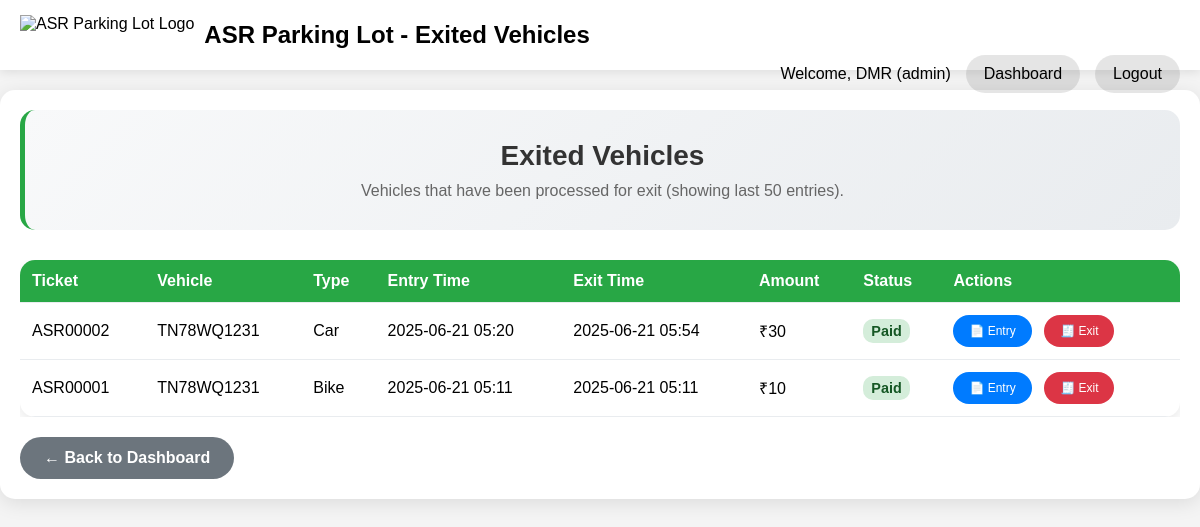
The app's page /staff/exited-vehicles (signed in), older data.
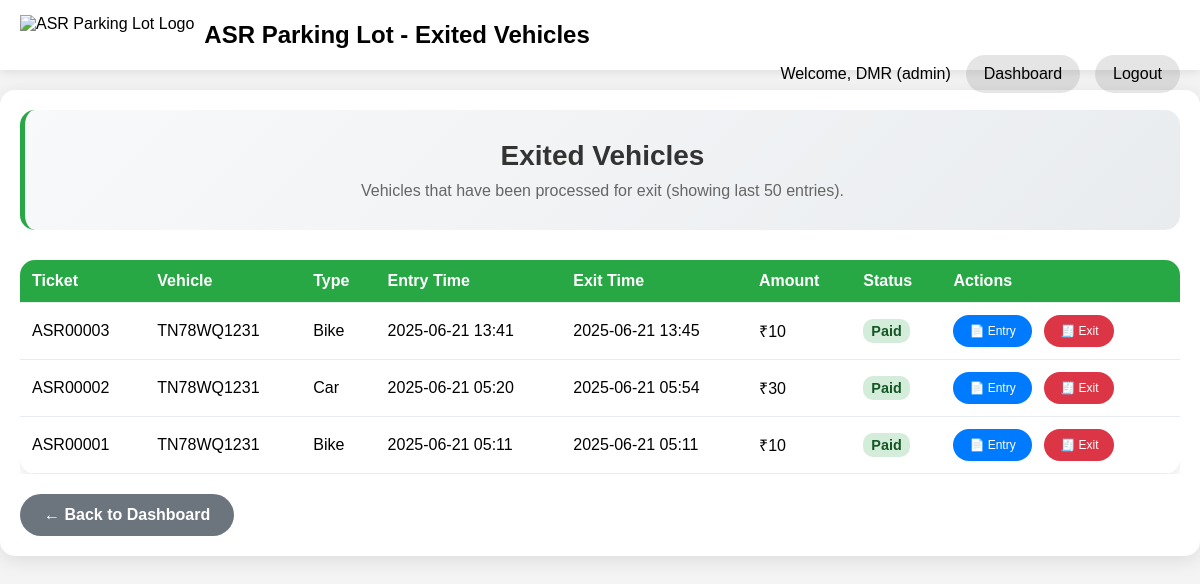
The same page, newer data.
### app/models.py (models this page shows, shortened)
class User(UserMixin, db.Model):
    id = db.Column(db.Integer, primary_key=True)
    username = db.Column(db.String(80), index=True, unique=True, nullable=False)
    email = db.Column(db.String(120), index=True, unique=True, nullable=False)
    password_hash = db.Column(db.String(256))
    role = db.Column(db.String(10), index=True, nullable=False, default='staff') # 'admin' or 'staff'

class Entry(db.Model):
    id = db.Column(db.Integer, primary_key=True)
    ticket_number = db.Column(db.String(20), unique=True, nullable=False)
    vehicle_type = db.Column(db.String(50), nullable=False)
    vehicle_number = db.Column(db.String(20), nullable=False)
    phone = db.Column(db.String(15), nullable=False)
    device = db.Column(db.String(50), nullable=False)
    entry_time = db.Column(db.DateTime, default=get_current_device_time, nullable=False)
    exit_time = db.Column(db.DateTime, nullable=True)
    paid = db.Column(db.Boolean, default=False, nullable=False)
    amount = db.Column(db.Float, nullable=True)

### app/routes.py (the view)
@main.route('/staff/exited-vehicles')
@login_required
def exited_vehicles():
    if current_user.role not in ['admin', 'staff']:
        flash('Access denied. Staff or Admin privileges required.', 'error')
        return redirect(url_for('main.index'))
    exited_vehicles = Entry.query.filter(
        Entry.exit_time.is_not(None)
    ).order_by(Entry.exit_time.desc()).limit(50).all()
    return render_template('exited_vehicles.html',
                         title='Exited Vehicles',
                         exited_vehicles=exited_vehicles)

### app/utils.py (called while the page is built)
def get_ist_time(dt=None):
    if dt is None:
        dt = datetime.utcnow()
    ist_offset = timedelta(hours=5, minutes=30)
    ist_time = dt + ist_offset
    return ist_time

def format_ist_time(dt, format_str='%Y-%m-%d %H:%M:%S'):
    ist_time = get_ist_time(dt)
    return ist_time.strftime(format_str)

def format_ist_time_medium(dt):
    return format_ist_time(dt, '%Y-%m-%d %H:%M')

### app/templates/exited_vehicles.html (shortened to what this page needs)
<!DOCTYPE html>
<html lang="en">
<head>
</head>
<body>
    <div class="navbar">
        <div class="navbar-logo">
            <img src="{{ url_for('main.public_file', filename='logo.png') }}" alt="ASR Parking Lot Logo">
            <h1>ASR Parking Lot - Exited Vehicles</h1>
        </div>
        <div class="navbar-right">
            <span>Welcome, {{ current_user.username }} ({{ current_user.role }})</span>
            <a href="{{ url_for('main.staff_dashboard') }}">Dashboard</a>
            <a href="{{ url_for('main.logout') }}">Logout</a>
        </div>
    </div>
    <div class="container">
        <div class="header-section">
            <h2>Exited Vehicles</h2>
            <p>Vehicles that have been processed for exit (showing last 50 entries).</p>
        </div>
        {% if exited_vehicles %}
        <div class="vehicles-table">
            <table>
                <thead>
                    <tr>
                        <th>Ticket</th>
                        <th>Vehicle</th>
                        <th>Type</th>
                        <th>Entry Time</th>
                        <th>Exit Time</th>
                        <th>Amount</th>
                        <th>Status</th>
                        <th>Actions</th>
                    </tr>
                </thead>
                <tbody>
                    {% for vehicle in exited_vehicles %}
                    <tr>
                        <td>{{ vehicle.ticket_number }}</td>
                        <td>{{ vehicle.vehicle_number }}</td>
                        <td>{{ vehicle.vehicle_type }}</td>
                        <td>{{ vehicle.entry_time | ist_medium }}</td>
                        <td>{{ vehicle.exit_time | ist_medium }}</td>
                        <td>₹{{ "%.0f"|format(vehicle.amount or 0) }}</td>
                        <td>
                            {% if vehicle.paid %}
                                <span class="status-paid">Paid</span>
                            {% else %}
                                <span class="status-pending">Pending</span>
                            {% endif %}
                        </td>
                        <td>
                            <a href="{{ url_for('main.print_receipt', entry_id=vehicle.id) }}"
                               target="_blank"
                               class="action-btn">
                                📄 Entry
                            </a>
                            <a href="{{ url_for('main.exit_receipt', entry_id=vehicle.id) }}"
                               target="_blank"
                               class="action-btn exit">
                                🧾 Exit
                            </a>
                        </td>
                    </tr>
                    {% endfor %}
                </tbody>
            </table>
        </div>
        {% else %}
        <div class="no-vehicles">
            <h3>No Exited Vehicles</h3>
            <p>No vehicles have been processed for exit yet.</p>
        </div>
        {% endif %}
        <a href="{{ url_for('main.staff_dashboard') }}" class="back-btn">← Back to Dashboard</a>
    </div>
</body>
</html>

### app/templates/exited_vehicles.html (style rules this page uses)
* { box-sizing: border-box; }
body { font-family: Arial, sans-serif; margin: 0; padding: 0; background-color: #f4f4f4; min-height: 100vh; }
.navbar { background-color: white; padding: 15px 20px; color: black; position: sticky; top: 0; z-index: 1000; box-shadow: 0 2px 10px rgba(0,0,0,0.1); }
.navbar h1 { margin: 0; display: inline-block; font-size: clamp(18px, 4vw, 24px); color: black; }
.navbar-logo { display: flex; align-items: center; gap: 10px; flex-wrap: wrap; }
.navbar-logo img { height: clamp(30px, 6vw, 40px); width: auto; }
.navbar-right { float: right; display: flex; align-items: center; gap: 15px; flex-wrap: wrap; color: black; }
.navbar a { color: black; text-decoration: none; padding: 8px 16px; border-radius: 25px; background-color: rgba(0, 0, 0, 0.1); transition: all 0.3s ease; font-weight: 500; border: 2px solid transparent; }
.container { max-width: 1200px; margin: 20px auto; padding: 20px; background: white; border-radius: 15px; box-shadow: 0 4px 20px rgba(0,0,0,0.1); }
.header-section { text-align: center; margin-bottom: 30px; padding: 30px; background: linear-gradient(135deg, #f8f9fa 0%, #e9ecef 100%); border-radius: 15px; border-left: 5px solid #28a745; }
.header-section h2 { color: #333; margin: 0 0 10px 0; font-size: clamp(20px, 5vw, 28px); }
.header-section p { color: #666; margin: 0; font-size: clamp(14px, 3vw, 16px); }
.vehicles-table { overflow-x: auto; }
.vehicles-table table { width: 100%; border-collapse: collapse; background: white; border-radius: 15px; overflow: hidden; box-shadow: 0 4px 15px rgba(0,0,0,0.1); }
.vehicles-table th, .vehicles-table td { padding: 12px; text-align: left; border-bottom: 1px solid #e9ecef; }
.vehicles-table th { background-color: #28a745; color: white; font-weight: bold; }
.status-paid { background-color: #d4edda; color: #155724; padding: 4px 8px; border-radius: 10px; font-size: 0.9em; font-weight: bold; }
.action-btn { padding: 8px 16px; background-color: #007bff; color: white; text-decoration: none; border-radius: 20px; font-size: 12px; margin-right: 8px; transition: all 0.3s ease; display: inline-flex; align-items: center; justify-content: center; min-height: 32px; font-weight: 500; }
.action-btn.exit { background-color: #dc3545; }
.back-btn { display: inline-block; padding: 12px 24px; background-color: #6c757d; color: white; text-decoration: none; border-radius: 25px; margin-top: 20px; font-weight: bold; transition: all 0.3s ease; }

Row changes from the older to the newer data that the page shows:
added Entry: ticket_number "ASR00003", vehicle_number "TN78WQ1231", vehicle_type "Bike", entry_time|ist_medium "2025-06-21 13:41", exit_time|ist_medium "2025-06-21 13:45", amount "10", paid "Paid"
